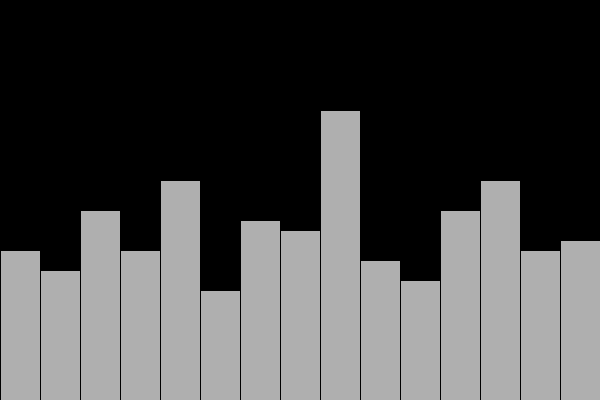
Frame 1 (no input)
Frame 60 (the mouse pressed at the canvas centre just before this capture): identical to frame 1, image omitted
Frame 120 (the mouse held since frame 60 and released just before this capture): identical to frame 1, image omitted

The Processing sketch that drew this single still picture (run headless with seeded random() and noise(); from frame 60 on, the mouse is pressed at the canvas centre):

// Processing sketch: processing_12049
// ── processing_12049.pde

void setup () {
  // Night-sky.
  size (600,400);
  background (0);
}

void draw () {
  // City buildings.
  fill (175);
  rect(0,250,40,350);
  rect(40,270,40,350);
  rect(80,210,40,350); 
  rect(120,250,40,350);
  rect(160,180,40,350);
  rect(200,290,40,350); 
  rect(240,220,40,350);
  rect(280,230,40,350);
  rect(320,110,40,350); 
  rect(360,260,40,350);
  rect(400,280,40,350);
  rect(440,210,40,350);
  rect(480,180,40,350);
  rect(520,250,40,350);
  rect(560,240,40,350);
}

void mousePressed () {
  // Click to create stars in the night-sky.
  stroke (0);
  fill (225);
  ellipseMode (CENTER);
  ellipse (mouseX, mouseY, 5, 5);
}

void keyPressed () {
  // Change night-sky to day-light, stars dissapear.
  background (250);
}
